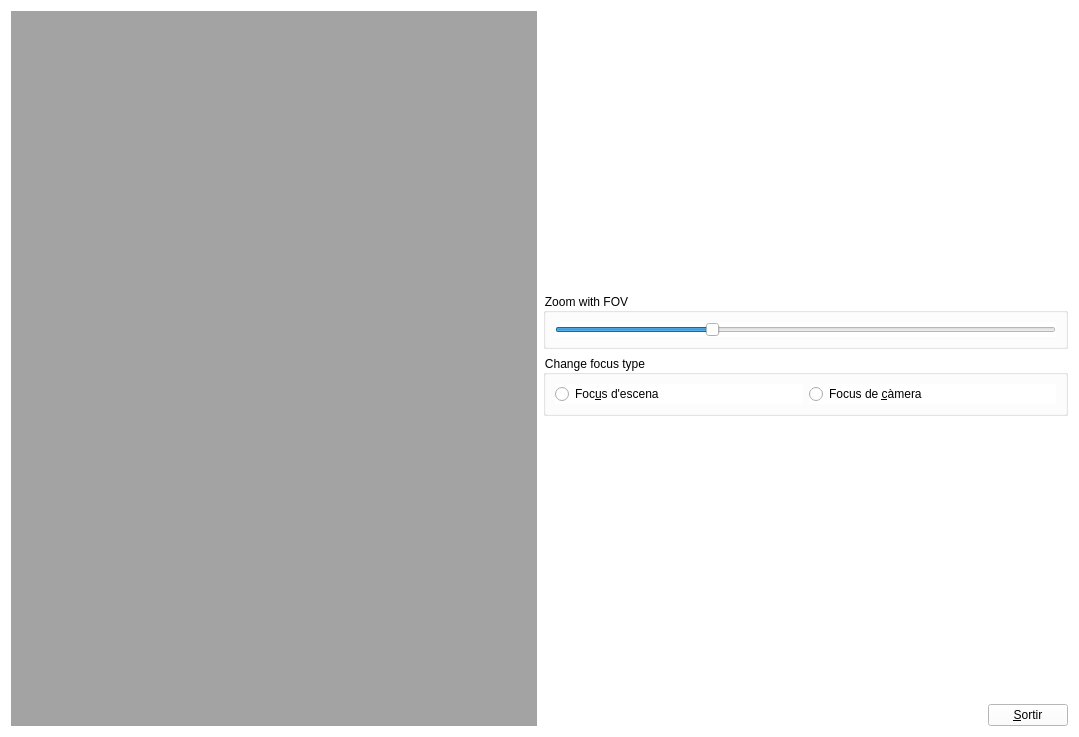
<?xml version="1.0" encoding="UTF-8"?>
<ui version="4.0">
 <class>MyForm</class>
 <widget class="QWidget" name="MyForm">
  <property name="geometry">
   <rect>
    <x>0</x>
    <y>0</y>
    <width>1079</width>
    <height>737</height>
   </rect>
  </property>
  <property name="windowTitle">
   <string>Form</string>
  </property>
  <property name="styleSheet">
   <string notr="true">background-color: #ffffff;</string>
  </property>
  <layout class="QHBoxLayout" name="horizontalLayout_3">
   <item>
    <widget class="MyGLWidget" name="widget" native="true">
     <property name="sizePolicy">
      <sizepolicy hsizetype="Expanding" vsizetype="Expanding">
       <horstretch>0</horstretch>
       <verstretch>0</verstretch>
      </sizepolicy>
     </property>
     <property name="styleSheet">
      <string notr="true">background-color: rgb(163, 163, 163);</string>
     </property>
    </widget>
   </item>
   <item>
    <layout class="QVBoxLayout" name="verticalLayout">
     <item>
      <spacer name="verticalSpacer">
       <property name="orientation">
        <enum>Qt::Vertical</enum>
       </property>
       <property name="sizeHint" stdset="0">
        <size>
         <width>20</width>
         <height>40</height>
        </size>
       </property>
      </spacer>
     </item>
     <item>
      <widget class="QGroupBox" name="groupBox">
       <property name="title">
        <string>Zoom with FOV</string>
       </property>
       <layout class="QHBoxLayout" name="horizontalLayout">
        <item>
         <widget class="QSlider" name="horizontalSlider">
          <property name="minimum">
           <number>11</number>
          </property>
          <property name="maximum">
           <number>170</number>
          </property>
          <property name="value">
           <number>60</number>
          </property>
          <property name="orientation">
           <enum>Qt::Horizontal</enum>
          </property>
         </widget>
        </item>
       </layout>
      </widget>
     </item>
     <item>
      <widget class="QGroupBox" name="groupBox_2">
       <property name="title">
        <string>Change focus type</string>
       </property>
       <layout class="QHBoxLayout" name="horizontalLayout_4">
        <item>
         <widget class="QRadioButton" name="radioButton">
          <property name="text">
           <string>Foc&amp;us d'escena</string>
          </property>
         </widget>
        </item>
        <item>
         <widget class="QRadioButton" name="radioButton_2">
          <property name="text">
           <string>Focus de &amp;càmera</string>
          </property>
         </widget>
        </item>
       </layout>
      </widget>
     </item>
     <item>
      <spacer name="verticalSpacer_2">
       <property name="orientation">
        <enum>Qt::Vertical</enum>
       </property>
       <property name="sizeHint" stdset="0">
        <size>
         <width>20</width>
         <height>40</height>
        </size>
       </property>
      </spacer>
     </item>
     <item>
      <layout class="QHBoxLayout" name="horizontalLayout_2">
       <item>
        <spacer name="horizontalSpacer">
         <property name="orientation">
          <enum>Qt::Horizontal</enum>
         </property>
         <property name="sizeHint" stdset="0">
          <size>
           <width>40</width>
           <height>20</height>
          </size>
         </property>
        </spacer>
       </item>
       <item>
        <widget class="QPushButton" name="pushButton">
         <property name="sizePolicy">
          <sizepolicy hsizetype="Fixed" vsizetype="Fixed">
           <horstretch>0</horstretch>
           <verstretch>0</verstretch>
          </sizepolicy>
         </property>
         <property name="text">
          <string>&amp;Sortir</string>
         </property>
        </widget>
       </item>
      </layout>
     </item>
    </layout>
   </item>
  </layout>
 </widget>
 <customwidgets>
  <customwidget>
   <class>MyGLWidget</class>
   <extends>QWidget</extends>
   <header>MyGLWidget.h</header>
   <container>1</container>
   <slots>
    <signal>signalChangeFOV(int)</signal>
    <signal>signalSetFocusCam()</signal>
    <signal>signalSetFocusEscena()</signal>
    <slot>changeFOV(int)</slot>
    <slot>setFocusEscena()</slot>
    <slot>setFocusCam()</slot>
   </slots>
  </customwidget>
 </customwidgets>
 <resources/>
 <connections>
  <connection>
   <sender>pushButton</sender>
   <signal>clicked()</signal>
   <receiver>MyForm</receiver>
   <slot>close()</slot>
   <hints>
    <hint type="sourcelabel">
     <x>1059</x>
     <y>713</y>
    </hint>
    <hint type="destinationlabel">
     <x>839</x>
     <y>529</y>
    </hint>
   </hints>
  </connection>
  <connection>
   <sender>horizontalSlider</sender>
   <signal>valueChanged(int)</signal>
   <receiver>widget</receiver>
   <slot>changeFOV(int)</slot>
   <hints>
    <hint type="sourcelabel">
     <x>1056</x>
     <y>333</y>
    </hint>
    <hint type="destinationlabel">
     <x>536</x>
     <y>98</y>
    </hint>
   </hints>
  </connection>
  <connection>
   <sender>widget</sender>
   <signal>signalChangeFOV(int)</signal>
   <receiver>horizontalSlider</receiver>
   <slot>setValue(int)</slot>
   <hints>
    <hint type="sourcelabel">
     <x>536</x>
     <y>113</y>
    </hint>
    <hint type="destinationlabel">
     <x>1056</x>
     <y>333</y>
    </hint>
   </hints>
  </connection>
  <connection>
   <sender>radioButton</sender>
   <signal>clicked()</signal>
   <receiver>widget</receiver>
   <slot>setFocusEscena()</slot>
   <hints>
    <hint type="sourcelabel">
     <x>593</x>
     <y>400</y>
    </hint>
    <hint type="destinationlabel">
     <x>470</x>
     <y>395</y>
    </hint>
   </hints>
  </connection>
  <connection>
   <sender>radioButton_2</sender>
   <signal>clicked()</signal>
   <receiver>widget</receiver>
   <slot>setFocusCam()</slot>
   <hints>
    <hint type="sourcelabel">
     <x>857</x>
     <y>395</y>
    </hint>
    <hint type="destinationlabel">
     <x>516</x>
     <y>435</y>
    </hint>
   </hints>
  </connection>
  <connection>
   <sender>widget</sender>
   <signal>signalSetFocusEscena()</signal>
   <receiver>radioButton</receiver>
   <slot>click()</slot>
   <hints>
    <hint type="sourcelabel">
     <x>499</x>
     <y>376</y>
    </hint>
    <hint type="destinationlabel">
     <x>635</x>
     <y>401</y>
    </hint>
   </hints>
  </connection>
  <connection>
   <sender>widget</sender>
   <signal>signalSetFocusCam()</signal>
   <receiver>radioButton_2</receiver>
   <slot>click()</slot>
   <hints>
    <hint type="sourcelabel">
     <x>483</x>
     <y>470</y>
    </hint>
    <hint type="destinationlabel">
     <x>837</x>
     <y>400</y>
    </hint>
   </hints>
  </connection>
 </connections>
</ui>
